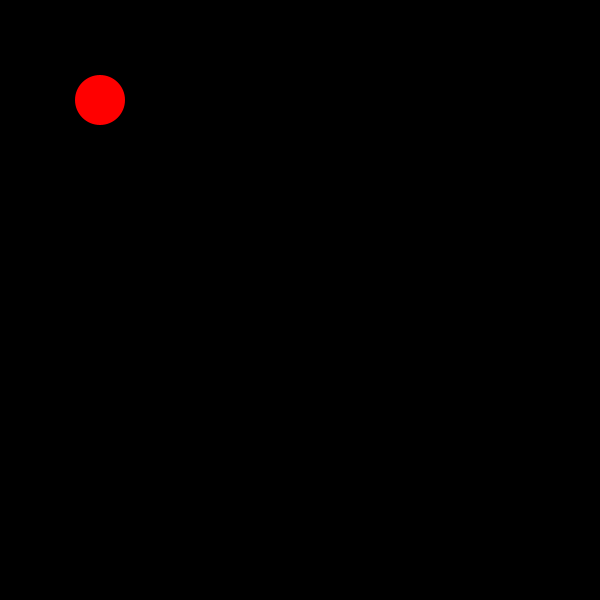
Frame 1 (no input)
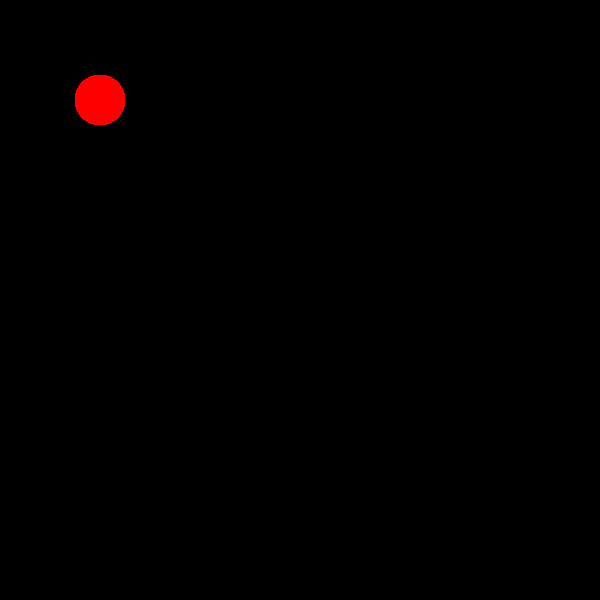
Frame 60 (the mouse pressed at the canvas centre just before this capture)
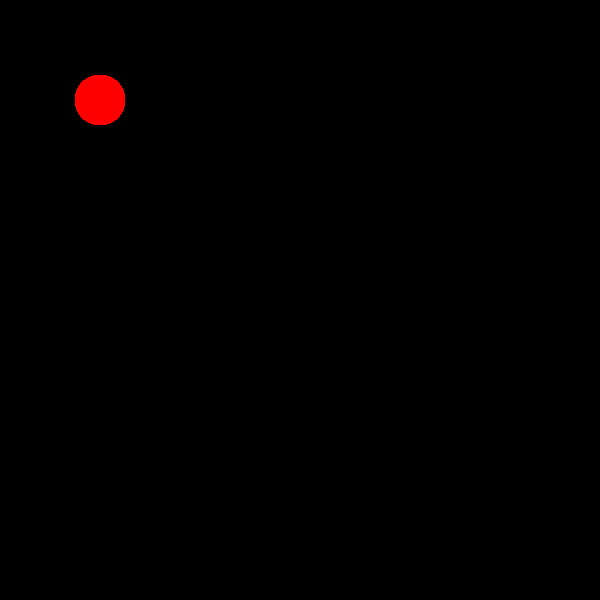
Frame 120 (the mouse held since frame 60 and released just before this capture)

The Processing sketch that drew these frames (run headless with seeded random() and noise(); from frame 60 on, the mouse is pressed at the canvas centre):

// Processing sketch: prova
// ── prova.pde
//Declare variables

//Define class
class ball{
  float xpos;
  float ypos;
  float r;
  color c;

  //Constructor
  ball(float tempXpos, float tempYpos, float tempR, color tempC){
    xpos = tempXpos;
    ypos = tempYpos;
    r = tempR;
    c = tempC;
  }
  
  void display(){
    noStroke();
    fill(c);
    ellipse(xpos, ypos, r, r);
  }
}

ball Oneball;

void setup() {
  size(600, 600);
  background(0);
  Oneball = new ball(100.0, 100.0, 50.0, color(255,0,0));
}

void draw() {
  Oneball.display();
}
